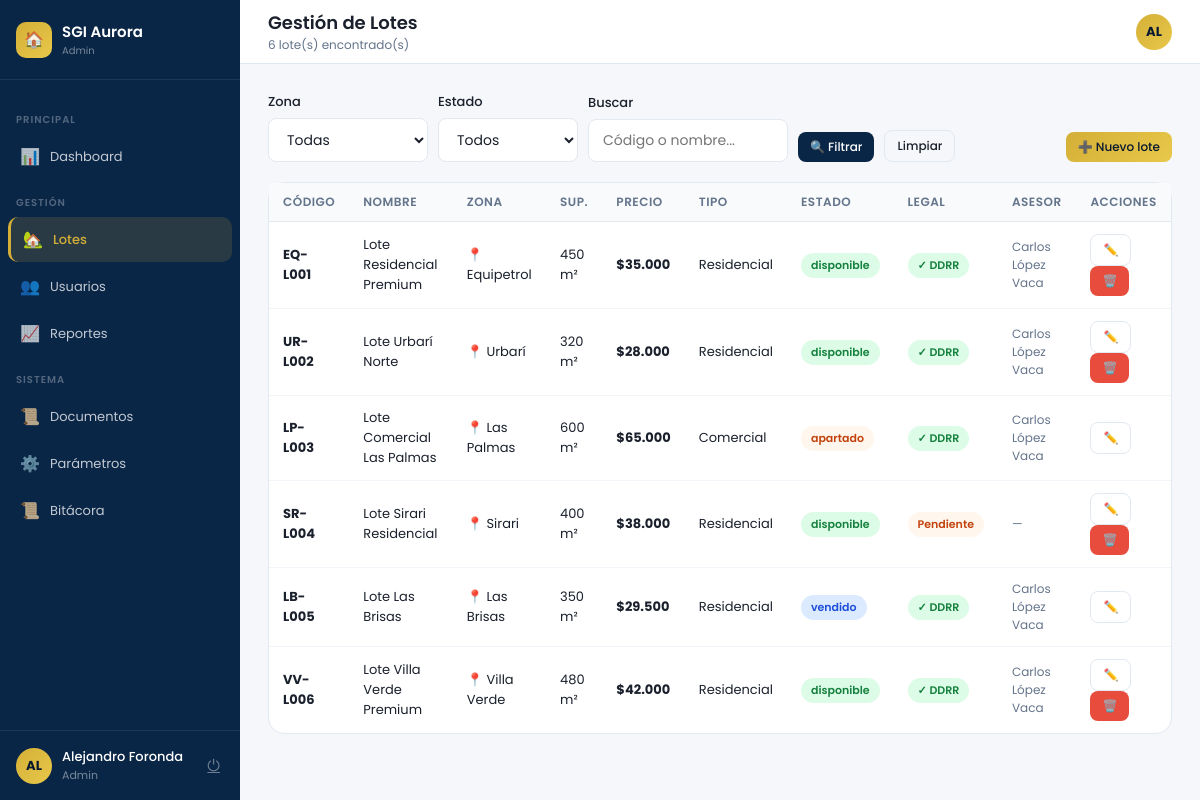
Page /admin/lotes.php (signed in) on the committed database.
### tables this page shows
CREATE TABLE lotes (
  id          INT AUTO_INCREMENT PRIMARY KEY,
  codigo      VARCHAR(20) NOT NULL UNIQUE,
  nombre      VARCHAR(150) NOT NULL,
  zona_id     INT NOT NULL,
  direccion   VARCHAR(200),
  superficie  DECIMAL(10,2) NOT NULL,
  precio      DECIMAL(12,2) NOT NULL,
  tipo        ENUM('Residencial','Comercial','Industrial') DEFAULT 'Residencial',
  estado      ENUM('disponible','apartado','vendido','revision') DEFAULT 'revision',
  verificado  TINYINT(1) DEFAULT 0,
  servicios   VARCHAR(200),             
  emoji       VARCHAR(10) DEFAULT '🏡',
  asesor_id   INT,
  created_at  DATETIME DEFAULT CURRENT_TIMESTAMP,
  FOREIGN KEY (zona_id)   REFERENCES zonas(id),
  FOREIGN KEY (asesor_id) REFERENCES usuarios(id) ON DELETE SET NULL
);

CREATE TABLE zonas (
  id    INT AUTO_INCREMENT PRIMARY KEY,
  nombre VARCHAR(100) NOT NULL
);

CREATE TABLE usuarios (
  id          INT AUTO_INCREMENT PRIMARY KEY,
  nombre      VARCHAR(120) NOT NULL,
  email       VARCHAR(120) NOT NULL UNIQUE,
  password    VARCHAR(255) NOT NULL,    
  rol         ENUM('cliente','asesor','legal','admin') NOT NULL DEFAULT 'cliente',
  estado      ENUM('activo','inactivo') NOT NULL DEFAULT 'activo',
  telefono    VARCHAR(30),
  ci          VARCHAR(30),
  created_at  DATETIME DEFAULT CURRENT_TIMESTAMP,
  ultimo_acceso DATETIME
);

### admin/lotes.php (the view, shortened to what this page needs)
<?php
$pdo = getDB();
$q            = trim($_GET['q'] ?? '');
$sql = "SELECT l.*, z.nombre zona_nombre, u.nombre asesor_nombre
        FROM lotes l
        JOIN zonas z ON z.id=l.zona_id
        LEFT JOIN usuarios u ON u.id=l.asesor_id
        WHERE 1=1";
$params = [];
$sql .= " ORDER BY l.created_at DESC";
$stmt = $pdo->prepare($sql); $stmt->execute($params);
$lotes = $stmt->fetchAll();
require_once __DIR__ . '/../includes/layout.php';
?>
<form method="GET" style="display:flex;gap:10px;flex-wrap:wrap;margin-bottom:20px;align-items:flex-end">
  <div class="field-group" style="width:160px"><label>Zona</label>
    <select name="zona"><option value="">Todas</option>
    </select></div>
  <div class="field-group" style="width:140px"><label>Estado</label>
    <select name="estado">
      <option value="">Todos</option>
    </select></div>
  <div class="field-group" style="width:200px"><label>Buscar</label>
    <input type="text" name="q" placeholder="Código o nombre..." value="<?= htmlspecialchars($q) ?>"></div>
  <button type="submit" class="btn btn-primary btn-sm" style="align-self:flex-end">🔍 Filtrar</button>
  <a href="?" class="btn btn-outline btn-sm" style="align-self:flex-end">Limpiar</a>
  <button type="button" onclick="openModal('modal-lote')" class="btn btn-gold btn-sm" style="align-self:flex-end;margin-left:auto">➕ Nuevo lote</button>
</form>
<div class="card">
  <div class="card-body p0">
    <table class="table">
      <thead><tr><th>Código</th><th>Nombre</th><th>Zona</th><th>Sup.</th><th>Precio</th><th>Tipo</th><th>Estado</th><th>Legal</th><th>Asesor</th><th>Acciones</th></tr></thead>
      <tbody>
        <?php foreach ($lotes as $l):
          $bc = ['disponible'=>'badge-green','apartado'=>'badge-orange','vendido'=>'badge-blue','revision'=>'badge-gold'];
        ?>
        <tr>
          <td><strong><?= htmlspecialchars($l['codigo']) ?></strong></td>
          <td><?= htmlspecialchars($l['nombre']) ?></td>
          <td>📍 <?= htmlspecialchars($l['zona_nombre']) ?></td>
          <td><?= number_format($l['superficie'],0) ?> m²</td>
          <td><strong>$<?= number_format($l['precio'],0,',','.') ?></strong></td>
          <td><?= $l['tipo'] ?></td>
          <td><span class="badge <?= $bc[$l['estado']] ?? 'badge-gray' ?>"><?= $l['estado'] ?></span></td>
          <td><?= $l['verificado'] ? '<span class="badge badge-green">✓ DDRR</span>' : '<span class="badge badge-orange">Pendiente</span>' ?></td>
          <td style="font-size:12px;color:var(--muted)"><?= htmlspecialchars($l['asesor_nombre'] ?? '—') ?></td>
          <td>
            <button class="btn btn-outline btn-sm" onclick="editLote(<?= htmlspecialchars(json_encode($l)) ?>)">✏️</button>
            <?php if (in_array($l['estado'], ['disponible','revision'])): ?>
              <button class="btn btn-red btn-sm" onclick="confirmDelete('/sgi_aurora/admin/lotes.php','¿Eliminar lote <?= addslashes($l['codigo']) ?>?')" data-id="<?= $l['id'] ?>">🗑️</button>
            <?php endif; ?>
          </td>
        </tr>
        <?php endforeach; ?>
      </tbody>
    </table>
  </div>
</div>
<?php require_once __DIR__ . '/../includes/layout_end.php'; ?>

### includes/layout.php (style rules this page uses)
* { margin:0;padding:0;box-sizing:border-box }
:root { --navy:#0A2647;--navy-l:#1a3a6b;--navy-d:#061830; --gold:#D4AF37;--gold-l:#e8c84a; --green:#27AE60;--orange:#F39C12;--red:#E74C3C;--blue:#2E86C1; --bg:#F5F7FA;--white:#fff;--text:#1a202c;--muted:#64748b; --border:#e2e8f0;--sidebar-w:240px; }
body { font-family:'Poppins',sans-serif;background:var(--bg);color:var(--text);min-height:100vh;display:flex }
.card { background:var(--white);border-radius:16px;border:1px solid var(--border);margin-bottom:20px }
.card-body { padding:24px }
.card-body.p0 { padding:0 }
.table { width:100%;border-collapse:collapse }
.table th { padding:10px 14px;text-align:left;font-size:12px;font-weight:600;color:var(--muted);background:#f8fafc;border-bottom:1px solid var(--border);text-transform:uppercase;letter-spacing:.5px }
.table td { padding:12px 14px;font-size:13px;border-bottom:1px solid #f1f5f9;vertical-align:middle }
.table tr:last-child td { border-bottom:none }
.badge { display:inline-flex;align-items:center;padding:4px 10px;border-radius:20px;font-size:11px;font-weight:600 }
.badge-green { background:#dcfce7;color:#15803d }
.badge-orange { background:#fff7ed;color:#c2410c }
.badge-blue { background:#dbeafe;color:#1d4ed8 }
.btn { display:inline-flex;align-items:center;gap:6px;padding:9px 18px;border-radius:8px;font-size:13px;font-weight:500;cursor:pointer;font-family:'Poppins',sans-serif;transition:all .2s;border:none;text-decoration:none }
.btn-primary { background:var(--navy);color:#fff }
.btn-gold { background:linear-gradient(135deg,var(--gold),var(--gold-l));color:var(--navy-d) }
.btn-red { background:var(--red);color:#fff }
.btn-outline { background:transparent;border:1px solid var(--border);color:var(--text) }
.btn-sm { padding:6px 12px;font-size:12px }
.field-group { display:flex;flex-direction:column;gap:6px }
.field-group label { font-size:13px;font-weight:500 }
.field-group input,.field-group select,.field-group textarea { padding:10px 14px;border:1px solid var(--border);border-radius:8px;font-size:14px;font-family:'Poppins',sans-serif;color:var(--text);background:var(--white);transition:border-color .2s;outline:none }

### rows in the picture
lotes: codigo "EQ-L001", nombre "Lote Residencial Premium", zona.nombre "Equipetrol", superficie "450", precio "35.000", tipo "Residencial", estado "disponible", verificado "✓ DDRR", asesor.nombre "Carlos López Vaca"
lotes: codigo "UR-L002", nombre "Lote Urbarí Norte", zona.nombre "Urbarí", superficie "320", precio "28.000", tipo "Residencial", estado "disponible", verificado "✓ DDRR", asesor.nombre "Carlos López Vaca"
lotes: codigo "LP-L003", nombre "Lote Comercial Las Palmas", zona.nombre "Las Palmas", superficie "600", precio "65.000", tipo "Comercial", estado "apartado", verificado "✓ DDRR", asesor.nombre "Carlos López Vaca"
lotes: codigo "SR-L004", nombre "Lote Sirari Residencial", zona.nombre "Sirari", superficie "400", precio "38.000", tipo "Residencial", estado "disponible", verificado "Pendiente", asesor_nombre "—"
lotes: codigo "LB-L005", nombre "Lote Las Brisas", zona.nombre "Las Brisas", superficie "350", precio "29.500", tipo "Residencial", estado "vendido", verificado "✓ DDRR", asesor.nombre "Carlos López Vaca"
lotes: codigo "VV-L006", nombre "Lote Villa Verde Premium", zona.nombre "Villa Verde", superficie "480", precio "42.000", tipo "Residencial", estado "disponible", verificado "✓ DDRR", asesor.nombre "Carlos López Vaca"

### other values in the picture
$rol "Admin"
$sec['seccion'] "PRINCIPAL"
$item['icon'] "📊"
$item['label'] "Dashboard"
$sec['seccion'] "GESTIÓN"
$item['icon'] "🏡"
$item['label'] "Lotes"
$item['icon'] "👥"
$item['label'] "Usuarios"
$item['icon'] "📈"
$item['label'] "Reportes"
$sec['seccion'] "SISTEMA"
$item['icon'] "📜"
$item['label'] "Documentos"
$item['icon'] "⚙️"
